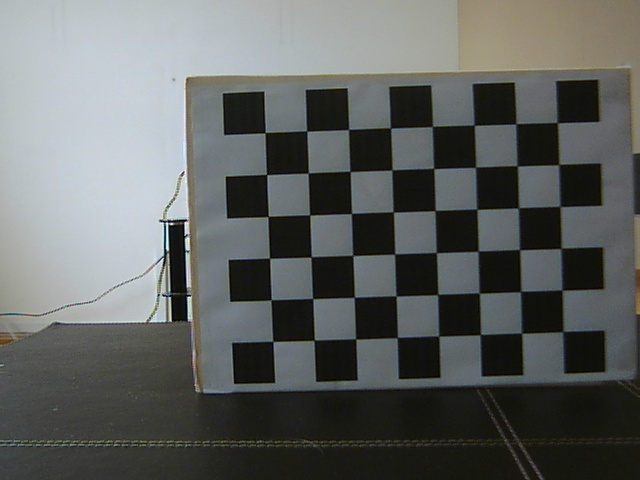
//> input picture kitman/Linux_Ubuntu/stereo_camera_calibration_openCV/chess_boards/left_02.jpeg, 640 x 480 px, given in place of ����, which was not available
$ ./stereo_calib chess_boards/left_02.jpeg   (built with g++ and OpenCV 4)
//> lines starting //> are read from the running program, lines starting //| are printed output that depends on the picture; pictures that were not available may be replaced by others from this repository, and a replacement may not be noted
#pragma warning( disable: 4996 )

#include "cv.h"
#include "cxmisc.h"
#include "highgui.h"
//#include "cvaux.h"
#include <vector>
#include <string>
#include <algorithm>
#include <stdio.h>
#include <ctype.h>
#include <getopt.h>
using namespace std;


//
// Given a list of chessboard images, the number of corners (nx, ny)
// on the chessboards, and a flag: useCalibrated for calibrated (0) or
// uncalibrated (1: use cvStereoCalibrate(), 2: compute fundamental
// matrix separately) stereo. Calibrate the cameras and display the
// rectified results along with the computed disparity images.
//
static void
StereoCalib(const char* imageList, int nx, int ny, int useUncalibrated, float squareSize, int diezmado)
{
    int displayCorners = 1;
    bool isVerticalStereo = false;//OpenCV can handle left-right
	//or up-down camera arrangements
    const int maxScale = 1;
    //const float squareSize = 1.f; //Set this to your actual square size
	//const float squareSize = 28.28f; //Set this to your actual square size, el mio es: 7 cuadros 198 mm; 198/7=28.28mm


	FILE* f = fopen(imageList, "rt");
    int i, j, lr, nframes, n = nx*ny, N = 0;
    vector<string> imageNames[2];
    vector<CvPoint3D32f> objectPoints;
    vector<CvPoint2D32f> points[2];
    vector<int> npoints;
    vector<uchar> active[2];
    vector<CvPoint2D32f> temp(n);
    CvSize imageSize = {0,0};
    // ARRAY AND VECTOR STORAGE:

	//double M1[3][3], M2[3][3], D1[5], D2[5];
	/*
    double M1[9]={7.7212034095748834e+02, 0., 3.0146104435879232e+02, 0.,
		7.6831668090479582e+02, 2.3912379163542903e+02, 0., 0., 1.};
	double M2[9]={7.6944213580774431e+02, 0., 3.2041540260026733e+02, 0.,
		7.6560637065819401e+02, 2.3554496670550668e+02, 0., 0., 1.};
	double D1[5]={-1.4709202935574248e-01, 6.4421577824526965e-01,
		3.8967193789621007e-03, -2.1960847796667661e-03,
		-1.7715539010765644e+00 };
	double D2[5]={-1.2142530933196553e-01, 1.3556387900800398e-01,
		5.9408954731795666e-03, -2.7305140788688783e-03,
		1.5419332048517556e+00};

	*/

	double M2[9]={7.7212034095748834e+02, 0., 3.0146104435879232e+02, 0.,
		7.6831668090479582e+02, 2.3912379163542903e+02, 0., 0., 1.};
	double M1[9]={7.6944213580774431e+02, 0., 3.2041540260026733e+02, 0.,
		7.6560637065819401e+02, 2.3554496670550668e+02, 0., 0., 1.};
	double D2[5]={-1.4709202935574248e-01, 6.4421577824526965e-01,
		3.8967193789621007e-03, -2.1960847796667661e-03,
		-1.7715539010765644e+00 };
	double D1[5]={-1.2142530933196553e-01, 1.3556387900800398e-01,
		5.9408954731795666e-03, -2.7305140788688783e-03,
		1.5419332048517556e+00};


    double R[3][3], T[3], E[3][3], F[3][3],Q[4][4];
    CvMat _M1 = cvMat(3, 3, CV_64F, M1 );
    CvMat _M2 = cvMat(3, 3, CV_64F, M2 );
    CvMat _D1 = cvMat(1, 5, CV_64F, D1 );
    CvMat _D2 = cvMat(1, 5, CV_64F, D2 );
    CvMat _R = cvMat(3, 3, CV_64F, R );
    CvMat _T = cvMat(3, 1, CV_64F, T );
    CvMat _E = cvMat(3, 3, CV_64F, E );
    CvMat _F = cvMat(3, 3, CV_64F, F );
    CvMat _Q = cvMat(4, 4, CV_64F, Q);

    if( displayCorners )
        cvNamedWindow( "corners", 1 );
	// READ IN THE LIST OF CHESSBOARDS:
    if( !f )
    {
        fprintf(stderr, "can not open file %s\n", imageList );
        return;
    }
    for(i=0;;i++)
    {
        char buf[1024];
        int count = 0, result=0;
        lr = i % 2;
        vector<CvPoint2D32f>& pts = points[lr];
        if( !fgets( buf, sizeof(buf)-3, f ))
            break;
        size_t len = strlen(buf);
        while( len > 0 && isspace(buf[len-1]))
            buf[--len] = '\0';
        if( buf[0] == '#')
            continue;
        IplImage* img = cvLoadImage( buf, 0 );
        if( !img )
            break;

		if (diezmado > 1) {
			IplImage* ttimg;
			ttimg = cvCreateImage(cvSize(img->width/diezmado,img->height/diezmado),
								 img->depth, img->nChannels );
			cvPyrDown(img, ttimg);
			cvReleaseImage(&img);
			img = ttimg;
		}


        imageSize = cvGetSize(img);
        imageNames[lr].push_back(buf);
		//FIND CHESSBOARDS AND CORNERS THEREIN:
        for( int s = 1; s <= maxScale; s++ )
        {
            IplImage* timg = img;

			if( s > 1 )
            {
                timg = cvCreateImage(cvSize(img->width*s,img->height*s),
									 img->depth, img->nChannels );
                cvResize( img, timg, CV_INTER_CUBIC );
            }
            result = cvFindChessboardCorners( timg, cvSize(nx, ny),
											 &temp[0], &count,
											 CV_CALIB_CB_ADAPTIVE_THRESH |
											 CV_CALIB_CB_NORMALIZE_IMAGE);
            if( timg != img )
                cvReleaseImage( &timg );
            if( result || s == maxScale )
                for( j = 0; j < count; j++ )
				{
					temp[j].x /= s;
					temp[j].y /= s;
				}
            if( result )
                break;
        }
        if( displayCorners )
        {
            printf("%s\n", buf);
            IplImage* cimg = cvCreateImage( imageSize, 8, 3 );
            cvCvtColor( img, cimg, CV_GRAY2BGR );
            cvDrawChessboardCorners( cimg, cvSize(nx, ny), &temp[0],
									count, result );
            cvShowImage( "corners", cimg );
            cvReleaseImage( &cimg );
            if( cvWaitKey(0) == 27 ) //Allow ESC to quit
                exit(-1);
        }
        else{
            putchar('.');
			fflush(stdout);
		}
        N = pts.size();
        pts.resize(N + n, cvPoint2D32f(0,0));
        active[lr].push_back((uchar)result);
		//assert( result != 0 );
        if( result )
        {
			//Calibration will suffer without subpixel interpolation
            cvFindCornerSubPix( img, &temp[0], count,
							   cvSize(11, 11), cvSize(-1,-1),
							   cvTermCriteria(CV_TERMCRIT_ITER+CV_TERMCRIT_EPS,
											  30, 0.01) );
            copy( temp.begin(), temp.end(), pts.begin() + N );
        }
        cvReleaseImage( &img );
    }
    fclose(f);
    printf("\n");
	// HARVEST CHESSBOARD 3D OBJECT POINT LIST:
    nframes = active[0].size();//Number of good chessboads found
    objectPoints.resize(nframes*n);
    for( i = 0; i < ny; i++ )
        for( j = 0; j < nx; j++ )
			objectPoints[i*nx + j] =
			cvPoint3D32f(i*squareSize, j*squareSize, 0);
    for( i = 1; i < nframes; i++ )
        copy( objectPoints.begin(), objectPoints.begin() + n,
			 objectPoints.begin() + i*n );
    npoints.resize(nframes,n);
    N = nframes*n;
    CvMat _objectPoints = cvMat(1, N, CV_32FC3, &objectPoints[0] );
    CvMat _imagePoints1 = cvMat(1, N, CV_32FC2, &points[0][0] );
    CvMat _imagePoints2 = cvMat(1, N, CV_32FC2, &points[1][0] );
    CvMat _npoints = cvMat(1, npoints.size(), CV_32S, &npoints[0] );
    cvSetIdentity(&_M1);
    cvSetIdentity(&_M2);
    cvZero(&_D1);
    cvZero(&_D2);

	// CALIBRATE THE STEREO CAMERAS
    printf("Running stereo calibration ...");
    fflush(stdout);

	/* ----- ORIGINAL --------- */

    cvStereoCalibrate( &_objectPoints, &_imagePoints1,
					  &_imagePoints2, &_npoints,
					  &_M1, &_D1, &_M2, &_D2,
					  imageSize, &_R, &_T, &_E, &_F,
					  cvTermCriteria(CV_TERMCRIT_ITER+
									 CV_TERMCRIT_EPS, 100, 1e-5),
					  CV_CALIB_FIX_ASPECT_RATIO +
					  CV_CALIB_ZERO_TANGENT_DIST +
					  CV_CALIB_SAME_FOCAL_LENGTH );

	/* ---------- END ORIGINAL ----------------*/


	/*
    cvStereoCalibrate( &_objectPoints, &_imagePoints1,
					  &_imagePoints2, &_npoints,
					  &_M1, &_D1, &_M2, &_D2,
					  imageSize, &_R, &_T, &_E, &_F,
					  cvTermCriteria(CV_TERMCRIT_ITER+
									 CV_TERMCRIT_EPS, 100, 1e-5),
					  CV_CALIB_FIX_ASPECT_RATIO  );
 */

    /*
    cvStereoCalibrate( &_objectPoints, &_imagePoints1,
					  &_imagePoints2, &_npoints,
					  &_M1, &_D1, &_M2, &_D2,
					  imageSize, &_R, &_T, &_E, &_F,
					  cvTermCriteria(CV_TERMCRIT_ITER+
									 CV_TERMCRIT_EPS, 100, 1e-5),
					  CV_CALIB_FIX_INTRINSIC);

    */


	printf(" done\n");
	// CALIBRATION QUALITY CHECK
	// because the output fundamental matrix implicitly
	// includes all the output information,
	// we can check the quality of calibration using the
	// epipolar geometry constraint: m2^t*F*m1=0
    vector<CvPoint3D32f> lines[2];
    points[0].resize(N);
    points[1].resize(N);
    _imagePoints1 = cvMat(1, N, CV_32FC2, &points[0][0] );
    _imagePoints2 = cvMat(1, N, CV_32FC2, &points[1][0] );
    lines[0].resize(N);
    lines[1].resize(N);
    CvMat _L1 = cvMat(1, N, CV_32FC3, &lines[0][0]);
    CvMat _L2 = cvMat(1, N, CV_32FC3, &lines[1][0]);
	//Always work in undistorted space
    cvUndistortPoints( &_imagePoints1, &_imagePoints1,
					  &_M1, &_D1, 0, &_M1 );
    cvUndistortPoints( &_imagePoints2, &_imagePoints2,
					  &_M2, &_D2, 0, &_M2 );
    cvComputeCorrespondEpilines( &_imagePoints1, 1, &_F, &_L1 );
    cvComputeCorrespondEpilines( &_imagePoints2, 2, &_F, &_L2 );
    double avgErr = 0;
    for( i = 0; i < N; i++ )
    {
        double err = fabs(points[0][i].x*lines[1][i].x +
						  points[0][i].y*lines[1][i].y + lines[1][i].z)
		+ fabs(points[1][i].x*lines[0][i].x +
			   points[1][i].y*lines[0][i].y + lines[0][i].z);
        avgErr += err;
    }
    printf( "avg err = %g\n", avgErr/(nframes*n) );


	//COMPUTE AND DISPLAY RECTIFICATION


	/******************************************************

	 // MOSTRAR LAS IMAGENES RECTIFICADAS Y TODAS LAS COSAS DEL ESTEREO

	 ****************************************************/


	CvMat* mx1 = cvCreateMat( imageSize.height,
							 imageSize.width, CV_32F );
	CvMat* my1 = cvCreateMat( imageSize.height,
							 imageSize.width, CV_32F );
	CvMat* mx2 = cvCreateMat( imageSize.height,

							 imageSize.width, CV_32F );
	CvMat* my2 = cvCreateMat( imageSize.height,
							 imageSize.width, CV_32F );

	double R1[3][3], R2[3][3], P1[3][4], P2[3][4];
	CvMat _R1 = cvMat(3, 3, CV_64F, R1);
	CvMat _R2 = cvMat(3, 3, CV_64F, R2);


	//  ++++++++++
	//BEGIN  CALCULAR LAS MATRICES PARA RECTIFICAR IMAGENES


	// IF BY CALIBRATED (BOUGUET'S METHOD)
	if( useUncalibrated == 0 )
	{
		CvMat _P1 = cvMat(3, 4, CV_64F, P1);
		CvMat _P2 = cvMat(3, 4, CV_64F, P2);
		cvStereoRectify( &_M1, &_M2, &_D1, &_D2, imageSize,
						&_R, &_T,
						&_R1, &_R2, &_P1, &_P2, &_Q,
						0/*CV_CALIB_ZERO_DISPARITY*/ );
		isVerticalStereo = fabs(P2[1][3]) > fabs(P2[0][3]);
		//Precompute maps for cvRemap()
		cvInitUndistortRectifyMap(&_M1,&_D1,&_R1,&_P1,mx1,my1);
		cvInitUndistortRectifyMap(&_M2,&_D2,&_R2,&_P2,mx2,my2);
		for(int cc=0; cc<4;cc++)
		{
			double *ptr = (double*) (_Q.data.ptr+cc*_Q.step);

			fprintf(stderr,"Q%d:  %f  %f  %f  %f  \n",
					cc,ptr[0], ptr[1],ptr[2],ptr[3]);
		}


			cvSave("mat_Q.xml",&_Q);
			cvSave("mat_P1.xml", &_P1);
			cvSave("mat_P2.xml", &_P2);


	}


	//OR ELSE HARTLEY'S METHOD
	else if( useUncalibrated == 1 || useUncalibrated == 2 )
		// use intrinsic parameters of each camera, but
		// compute the rectification transformation directly
		// from the fundamental matrix
	{
		double H1[3][3], H2[3][3], iM[3][3];
		CvMat _H1 = cvMat(3, 3, CV_64F, H1);
		CvMat _H2 = cvMat(3, 3, CV_64F, H2);
		CvMat _iM = cvMat(3, 3, CV_64F, iM);
		//Just to show you could have independently used F
		if( useUncalibrated == 2 )
			cvFindFundamentalMat( &_imagePoints1,
								 &_imagePoints2, &_F);
		cvStereoRectifyUncalibrated( &_imagePoints1,
									&_imagePoints2, &_F,
									imageSize,
									&_H1, &_H2, 3);
		cvInvert(&_M1, &_iM);
		cvMatMul(&_H1, &_M1, &_R1);
		cvMatMul(&_iM, &_R1, &_R1);
		cvInvert(&_M2, &_iM);
		cvMatMul(&_H2, &_M2, &_R2);
		cvMatMul(&_iM, &_R2, &_R2);
		//Precompute map for cvRemap()
		cvInitUndistortRectifyMap(&_M1,&_D1,&_R1,&_M1,mx1,my1);

		cvInitUndistortRectifyMap(&_M2,&_D1,&_R2,&_M2,mx2,my2);

		fprintf(stderr, "Harley NO genera matriz Q\n");

	}
	else
		assert(0);

	//  ++++++++++  END  CALCULAR LAS MATRICES PARA RECTIFICAR IMAGENES


	//salvarlas
	cvSave("mat_cam1.xml", &_M1);
	cvSave("mat_cam2.xml", &_M2);
	cvSave("mat_distortion1.xml", &_D1);
	cvSave("mat_distortion2.xml", &_D2);
	cvSave("mat_R.xml", &_R);
	cvSave("mat_T.xml", &_T);
	cvSave("mat_E.xml", &_E);
	cvSave("mat_F.xml", &_F);

	cvSave("mat_mx1.xml", mx1);
	cvSave("mat_my1.xml", my1);
	cvSave("mat_mx2.xml", mx2);
	cvSave("mat_my2.xml", my2);


	fprintf(stderr, "mx1  1: %f  %f\nmx1  2: %f %f\n",
			CV_MAT_ELEM(*mx1,float,0,0),
			CV_MAT_ELEM(*mx1,float,0,1),
			CV_MAT_ELEM(*mx1,float,1,0),
			CV_MAT_ELEM(*mx1,float,1,1));

	cvReleaseMat( &mx1 );
	cvReleaseMat( &my1 );
	cvReleaseMat( &mx2 );
	cvReleaseMat( &my2 );

}

void ayuda()
{
	fprintf(stderr,
			"Es muy importante que el programa sepa el\n"
			"num de corners. x los horizontales, y los verticales\n"

			"solo_calib_stereo  -m [metodo] -t [tamanyo_cuadro] -d [diezmado]\n"
			"-x [corners H]  -y [corners V]   lista_imgs\n"
			"opciones metodo 0:Bouget, 1:Harley\n");

}

int main(int argc, char **argv)
{
	int opt;

	int metodo=0; //0: metodo Bouguet , 1: metodo Hartley, OPCION POR DEFECTO
	int diezmado = 1;
	float tamanyo_cuadro = 28.28f; // en mm
	int corners_H = 8;
	int corners_V = 6;

	while((opt=getopt(argc,argv,"hm:t:d:x:y:"))!=-1) //
    {
		switch(opt)
		{
			case 'h':
				ayuda();
				exit(0);
				break;
			case 'm':
				metodo=atoi(optarg);
				if (metodo !=0 && metodo != 1) {
					fprintf(stderr, "metodo erroneo\n");
					exit(-1);
				}
				break;
			case 't':
				tamanyo_cuadro=atof(optarg);
				if(tamanyo_cuadro<=0)
				{
					fprintf(stderr, "cuadro menor que cero\n");
					exit(-1);
				}
				break;

			case 'd':
				diezmado=atoi(optarg);
				if (diezmado<1 ) {
					fprintf(stderr, "diezmado erroneo\n");
					exit(-1);
				}
				break;
			case 'x':
				corners_H=atoi(optarg);
				if (corners_H<3 ) {
					fprintf(stderr, "corners_H erroneo\n");
					exit(-1);
				}
				break;
			case 'y':
				corners_V=atoi(optarg);
				if (corners_V<3 ) {
					fprintf(stderr, "corners_V erroneo\n");
					exit(-1);
				}
				break;

		}
    }//while((opt=getopt(argc,argv,"hm:c:d:"))!=-1)

	if (0==metodo)
		fprintf(stderr, "Metodo Bouguet   ");
	else if (1==metodo)
		fprintf(stderr, "Metodo Hartley  n");
	else {
		fprintf(stderr, "Opcion Metodo no valida\n");
		exit(-1);
	}

	fprintf(stderr, "corners_H %d; corners_V %d\n", corners_H, corners_V);
	fprintf(stderr, "tamanyo cuadro %f; diezmado %d\n", tamanyo_cuadro, diezmado);
	fprintf(stderr,"lista: %s\n", argv[optind]);

	//StereoCalib(argv[1], corners, 6, metodo, tamanyo_cuadro, diezmado);
	StereoCalib(argv[optind], corners_H, corners_V, metodo, tamanyo_cuadro, diezmado);  //num corners horz, num corners vert, 0: metodo Bouguet , 1: metodo Hartley
//> in StereoCalib, `IplImage* img = cvLoadImage( buf, 0 );`:
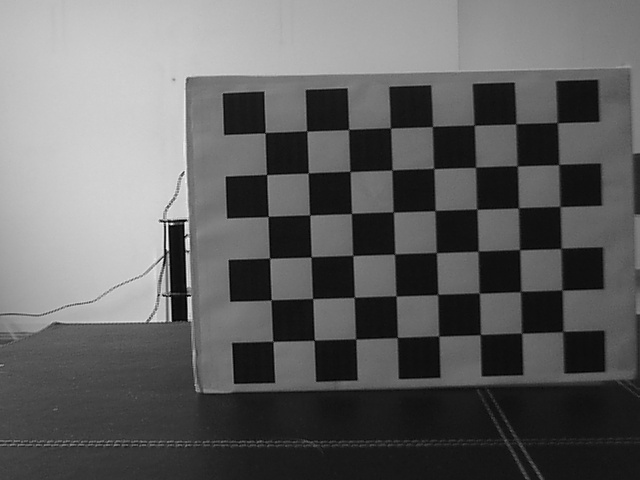
//> img: 480 rows x 640 cols, CV_8UC1; min 0, max 249, mean 98.4
//> the loop in StereoCalib, `for( int s = 1; s <= maxScale; s++ )` made 1 pass
//> (result, count) on pass 1: (1, 48)
//> in StereoCalib, `cvDrawChessboardCorners( cimg, cvSize(nx, ny), &temp[0], count, result..`:
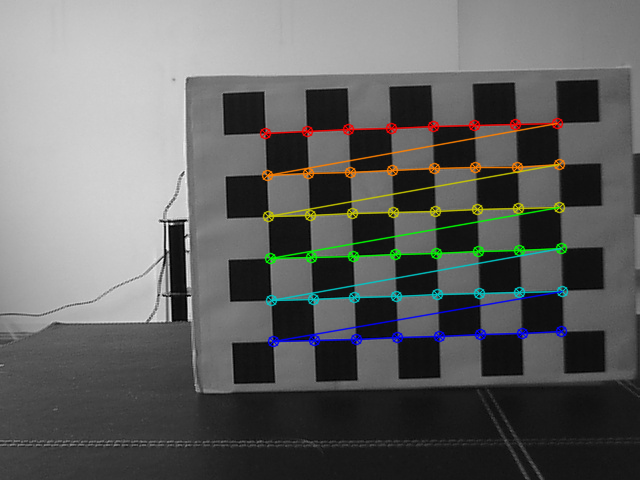
//> cimg: 480 rows x 640 cols, CV_8UC3; mean B, G, R 98.9, 100.2, 99.6
//> the 'x' key is pressed
//> in StereoCalib, `active[lr].push_back((uchar)result);`: active = 2 items
//> in StereoCalib, `cvFindCornerSubPix( img, &temp[0], count, cvSize(11, 11), cvSize(-1,-1..`: temp = 48 Points (x, y), first 12: [265.2, 132.7], [306.7, 131.1], [348.6, 129.5], [390.5, 127.9], [432.4, 126.5], [474.2, 125.2], [515.8, 123.8], [557.3, 122.6], [266.6, 174.6], [308.3, 173.1], [350, 171.5], [391.9, 170]
//> in StereoCalib, `copy( temp.begin(), temp.end(), pts.begin() + N );`: pts has the same summary as temp
//> (the program exits here)

$ run again, on kitman/Linux_Ubuntu/stereo_camera_calibration_openCV/chess_boards/left_03.jpeg
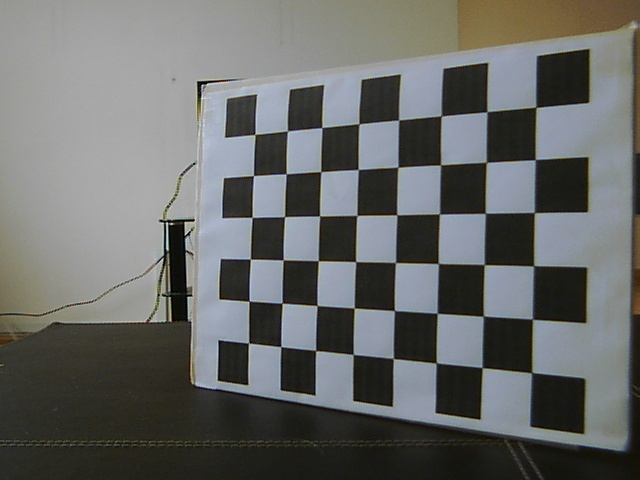
//> input picture kitman/Linux_Ubuntu/stereo_camera_calibration_openCV/chess_boards/left_03.jpeg, 640 x 480 px, given in place of ����, which was not available
//> in StereoCalib, `IplImage* img = cvLoadImage( buf, 0 );`:
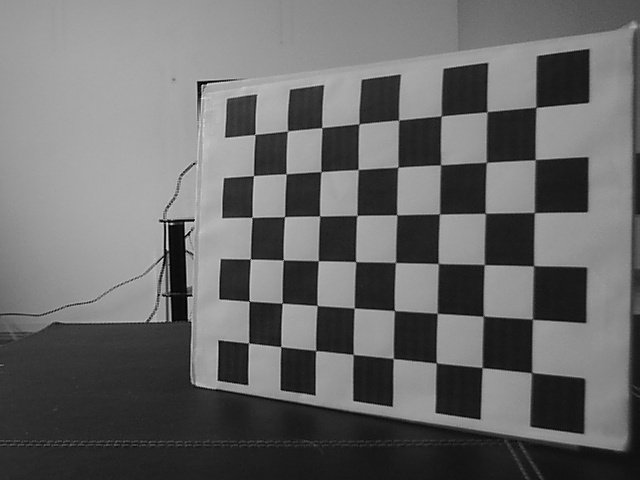
//> img: 480 rows x 640 cols, CV_8UC1; min 0, max 230, mean 105.2
//> the loop in StereoCalib, `for( int s = 1; s <= maxScale; s++ )` made 1 pass
//> (result, count) on pass 1: (1, 48)
//> in StereoCalib, `cvDrawChessboardCorners( cimg, cvSize(nx, ny), &temp[0], count, result..`:
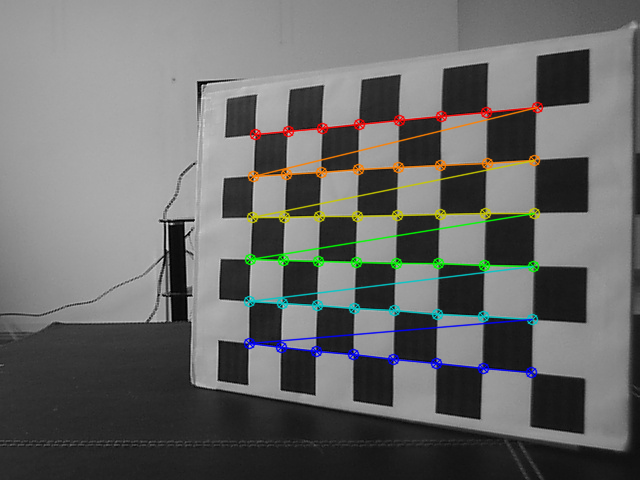
//> cimg: 480 rows x 640 cols, CV_8UC3; mean B, G, R 104.8, 106.1, 105.5
//> active = 2 items
//> temp = 48 Points (x, y), first 12: [255.2, 134.5], [287.4, 130.9], [321.9, 127.6], [358.9, 123.8], [398.6, 120], [441.2, 115.9], [487, 111.7], [535.9, 107.4], [253.5, 175.6], [286.2, 173.8], [320.9, 171.6], [358.2, 169.5]
//> pts has the same summary as temp

$ run again, on kitman/Linux_Ubuntu/stereo_camera_calibration_openCV/chess_boards/left_04.jpeg
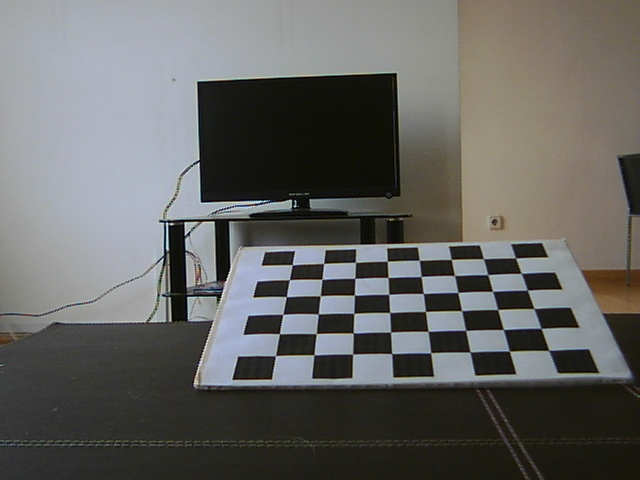
//> input picture kitman/Linux_Ubuntu/stereo_camera_calibration_openCV/chess_boards/left_04.jpeg, 640 x 480 px, given in place of ����, which was not available
//> in StereoCalib, `IplImage* img = cvLoadImage( buf, 0 );`:
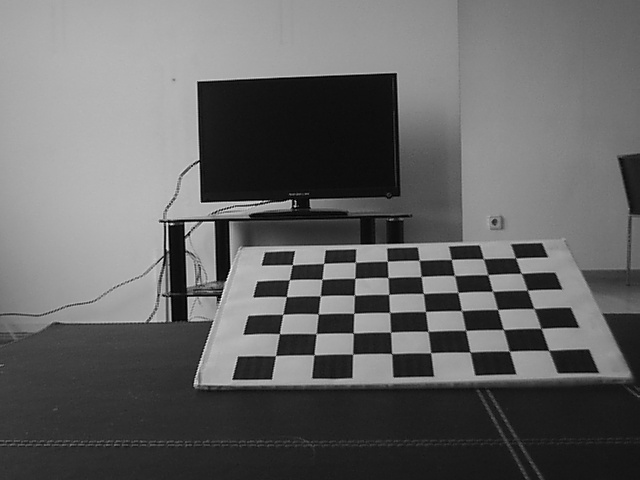
//> img: 480 rows x 640 cols, CV_8UC1; min 0, max 252, mean 100.6
//> the loop in StereoCalib, `for( int s = 1; s <= maxScale; s++ )` made 1 pass
//> (result, count) on pass 1: (1, 48)
//> in StereoCalib, `cvDrawChessboardCorners( cimg, cvSize(nx, ny), &temp[0], count, result..`:
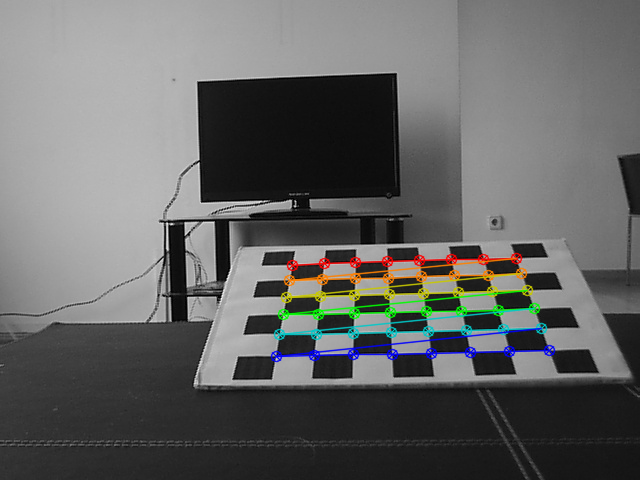
//> cimg: 480 rows x 640 cols, CV_8UC3; mean B, G, R 100.3, 101.3, 100.7
//> active = 2 items
//> temp = 48 Points (x, y), first 12: [292.2, 264.7], [323.6, 263.4], [355.4, 262.3], [387.3, 261.2], [419.3, 260.3], [451.3, 259.4], [483.5, 258.8], [515.5, 258], [289.3, 279.7], [322, 279.4], [354.9, 278.3], [388.1, 277.6]
//> pts has the same summary as temp
